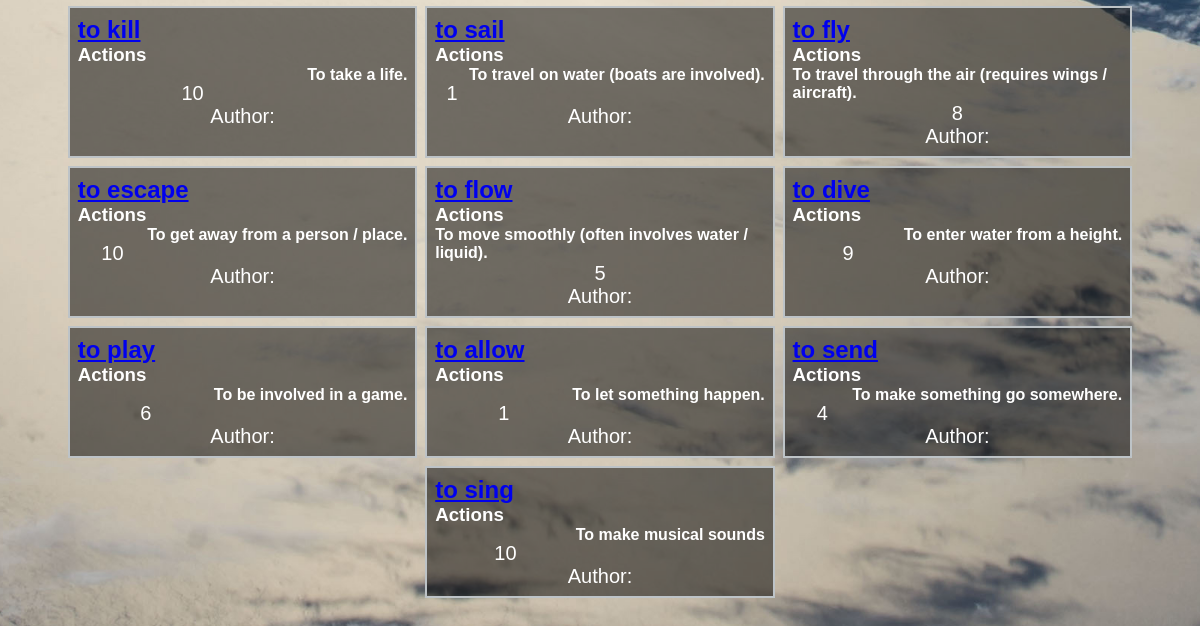
Before: /words/Actions (lower part) with the older database file.
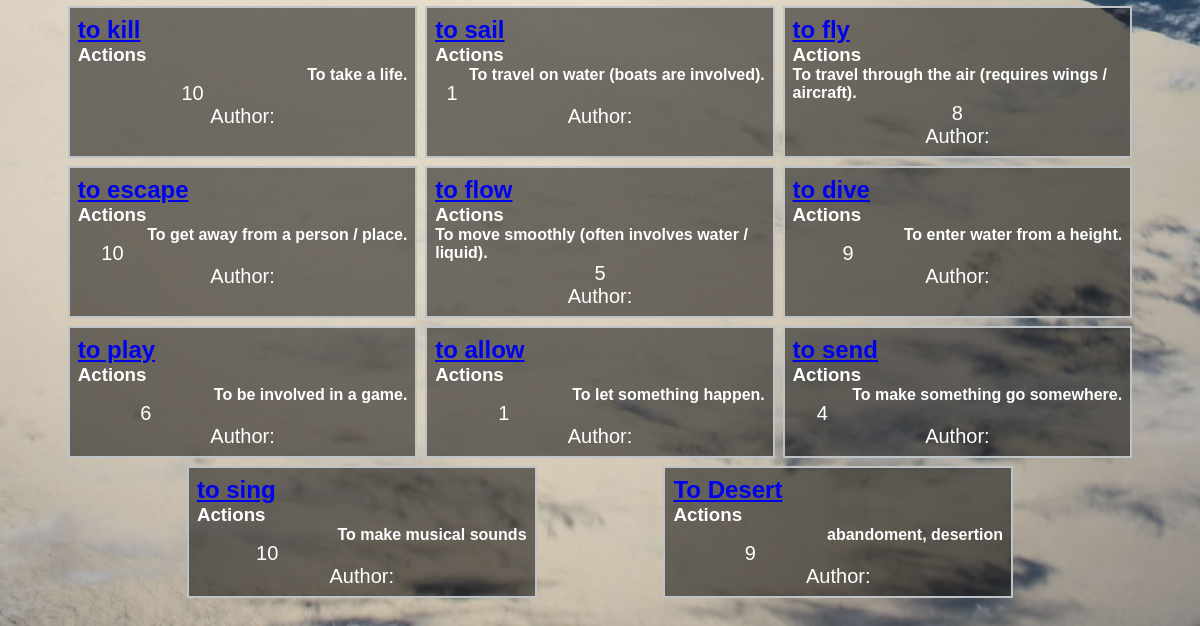
After: the same page with the newer database file.
### tables this page shows
CREATE TABLE "Dictionary"
(
    id         integer not null
        constraint Dictionary_pk
            primary key autoincrement,
    Maori      varchar(25),
    English    varchar(30),
    Category   varchar(50),
    Definition varchar(150),
    YearLevel  int(2)
, Author char(50), wordImage varchar(200));

### app.py (the view)
@app.route('/words/<Category>')  # This is a link that passes through what category it's looking for through the link
def render_dictionary_categories(Category):
    con = create_connection(DATABASE)
    query = "SELECT Maori, English, Category, Definition, YearLevel, Author FROM Dictionary WHERE Category=?"
    cur = con.cursor()
    cur.execute(query, (Category,))
    dictionary = cur.fetchall()
    con.close()
    print(dictionary)
    return render_template('words.html', dictionary=dictionary, is_logged_in=is_logged_in(), is_teacher=is_teacher())

### app.py (called while the page is built)
def create_connection(db_file):  # This function will create a connection to the database file
    try:
        connection = sqlite3.connect(db_file)
        return (connection)
    except Error as e:
        print(e)
    return None

def is_logged_in():  # this will simply check if there is someone logged in by checking
    if session.get("email") is None:
        print("not logged in")
        return False
    else:
        print("Logged in")
        return True

def is_teacher():  # this function will check if the person logged in to the session is a teacher or not
    if session.get("permissions") == "teacher":
        print('is teacher')
        return True
    else:
        print("is not teacher")
        return False

### templates/words.html (shortened to what this page needs)
{% extends 'base.html' %}
{% block main %}
    <div class="dictionary">
        {% for words in dictionary %}
            <div class="word-box">
                <div class="word-box-word">
                    <a href="{{ words[0] }}"><h2>{{ words[1] }}</h2></a>
                    <h3>{{ words[2] }}</h3>
                    <h4 style="float:right">{{ words[3] }}</h4>
                </div>
                <div class="word-box-definition">
                    <p>{{ words[4] }}</p>
                    <p>Author: {{ words[6] }}</p>
                </div>
            </div>
        {% endfor %}
    </div>
{% endblock  %}

### templates/base.html (shortened to what this page needs)
<!DOCTYPE html>
<html lang="en">
<head>
    <link href="{{ url_for('static', filename='style.css') }}" rel="stylesheet">
</head>
<body>
<div class="container">
    {% block main %}
    {% endblock %}
</div>
</body>
</html>

### static/style.css (style rules this page uses)
* { font-family: 'Helvetica', 'Arial', sans-serif; padding: 0; margin: 0; }
body { background-image: url("/static/images/newzealandfromspace.jpg"); background-repeat: no-repeat; background-size: cover; background-position: center; }
.container { width: 90%; min-height: 63vh; padding: 5%; background: transparent; display: flex; align-items: center; justify-content: center; }
.dictionary { display: flex; flex-wrap: wrap; justify-content: space-evenly; }
.word-box { width: 32%; border: 2px solid rgba(189, 195, 199, 1.0); color: white; margin-bottom: 0.5rem; background-color: rgba(0,0,0,.5); }
.word-box-word { padding: 0.5rem; }
.word-box-definition { padding: 0.5rem; }

Changed rows visible on the page:
added Dictionary: English "To Desert", Category "Actions", Definition "abandoment, desertion", YearLevel "9"
